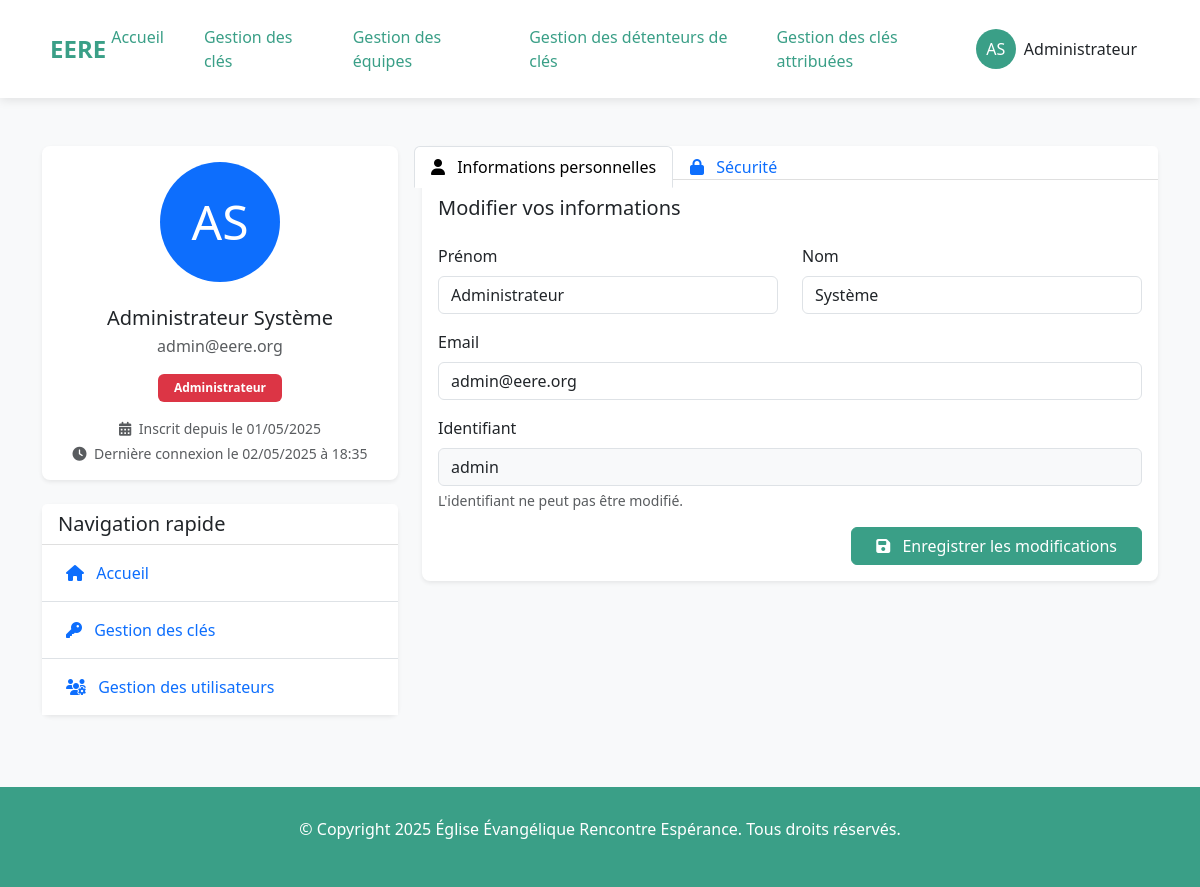
Page /profile/ (signed in) on the earlier database version.
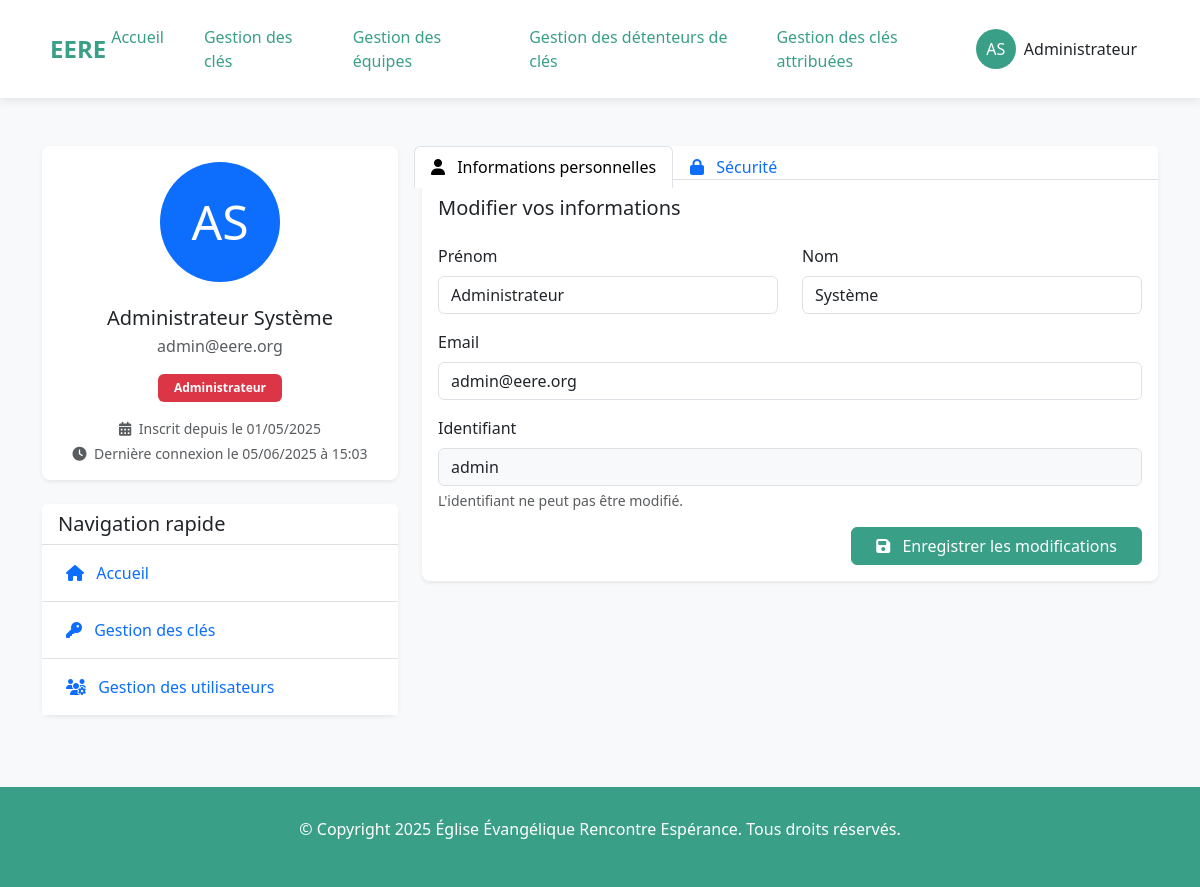
Same page on the later database version.
### listings/models.py (models this page shows, shortened)
class Owner(AbstractUser):
    ADMINISTRATOR = 'admin'
    EDITOR = 'editor'
    VISITOR = 'visitor'
    ROLE_CHOICES = [
        (ADMINISTRATOR, 'Administrateur'),
        (EDITOR, 'Éditeur'),                # Peut modifier mais pas administrer
        (VISITOR, 'Visiteur'),              # Accès en lecture seule
    ]
    role = models.CharField(
        max_length=10,
        choices=ROLE_CHOICES,
        default=VISITOR,
        help_text="Détermine les permissions de l'utilisateur dans l'application"
    )
    groups = models.ManyToManyField(
        'auth.Group',
        verbose_name='groups',
        blank=True,
        help_text='The groups this user belongs to.',
        related_name='owner_set',
        related_query_name='owner',
    )
    user_permissions = models.ManyToManyField(
        'auth.Permission',
        verbose_name='user permissions',
        blank=True,
        help_text='Specific permissions for this user.',
        related_name='owner_set',
        related_query_name='owner',
    )
    class Meta:
        verbose_name = "Gestionnaire"
        verbose_name_plural = "Gestionnaires"
    def is_admin(self):
        return self.role == self.ADMINISTRATOR

### listings/views.py (the view, shortened to what this page needs)
# urls.py: path('profile/', views.profile_view, name='profile'),
@login_required
def profile_view(request):
    form = OwnerUpdateForm(instance=request.user)
    password_form = CustomPasswordChangeForm(
        user=request.user)  # Le paramètre user est important!
    context = {
        'form': form,
        'password_form': password_form,
    }
    return render(request, 'listings/profile.html', context)

### listings/forms.py
class OwnerUpdateForm(forms.ModelForm):
    class Meta:
        model = Owner
        fields = ('first_name', 'last_name', 'email')
        widgets = {
            'first_name': forms.TextInput(attrs={'class': 'form-control', 'id': 'id_first_name'}),
            'last_name': forms.TextInput(attrs={'class': 'form-control', 'id': 'id_last_name'}),
            'email': forms.EmailInput(attrs={'class': 'form-control', 'id': 'id_email'})
        }

class CustomPasswordChangeForm(PasswordChangeForm):
    old_password = forms.CharField(
        widget=forms.PasswordInput(
            attrs={'class': 'form-control', 'placeholder': 'Ancien mot de passe', 'id': 'id_old_password'})
    )
    new_password1 = forms.CharField(
        widget=forms.PasswordInput(
            attrs={'class': 'form-control', 'placeholder': 'Nouveau mot de passe', 'id': 'id_new_password1'})
    )
    new_password2 = forms.CharField(
        widget=forms.PasswordInput(
            attrs={'class': 'form-control', 'placeholder': 'Confirmer le nouveau mot de passe', 'id': 'id_new_password2'})
    )

### listings/utils.py (called while the page is built)
def set_current_user(user):
    _thread_locals.user = user

### listings/templates/listings/profile.html (shortened to what the changed rows need)
{% extends "listings/base.html" %}
{% load static %}
{% block content %}
<div class="container py-5">
    <div class="row">
        <div class="col-lg-4">
            <div class="card mb-4 shadow-sm border-0 rounded-lg">
                <div class="card-body text-center">
                    <div class="d-flex justify-content-center mb-4">
                        <div class="rounded-circle bg-primary text-white d-flex align-items-center justify-content-center mx-auto" style="width: 120px; height: 120px; font-size: 48px;">
                            {{ user.first_name|first }}{{ user.last_name|first }}
                        </div>
                    </div>
                    <h5 class="mb-1">{{ user.first_name }} {{ user.last_name }}</h5>
                    <p class="text-muted mb-3">{{ user.email }}</p>
                    <div class="mb-3">
                        <span class="badge {% if user.role == 'admin' %}bg-danger{% elif user.role == 'editor' %}bg-warning text-dark{% else %}bg-info text-dark{% endif %} px-3 py-2">
                            {{ user.get_role_display }}
                        </span>
                    </div>
                    <div class="small text-muted mt-3">
                        <i class="fas fa-calendar-alt me-1"></i> Inscrit depuis le {{ user.date_joined|date:"d/m/Y" }}
                    </div>
                    <div class="small text-muted mt-1">
                        <i class="fas fa-clock me-1"></i> Dernière connexion le {{ user.last_login|date:"d/m/Y à H:i" }}
                    </div>
                </div>
            </div>
        </div>
        <div class="col-lg-8">
            <div class="card shadow-sm border-0 rounded-lg mb-4">
                <div class="card-body">
                    <div class="tab-content" id="profileTabsContent">
                        <div class="tab-pane fade show active" id="info" role="tabpanel" aria-labelledby="info-tab">
                            <form method="post" action="{% url 'profile' %}" class="needs-validation" novalidate>
                                <div class="row mb-3">
                                    <div class="col-md-6">
                                        <label for="{{ form.first_name.id_for_label }}" class="form-label">Prénom</label>
                                        {{ form.first_name }}
                                    </div>
                                    <div class="col-md-6">
                                        <label for="{{ form.last_name.id_for_label }}" class="form-label">Nom</label>
                                        {{ form.last_name }}
                                    </div>
                                </div>
                                <div class="mb-3">
                                    <label for="{{ form.email.id_for_label }}" class="form-label">Email</label>
                                    {{ form.email }}
                                </div>
                                <div class="mb-3">
                                    <label for="username" class="form-label">Identifiant</label>
                                    <input type="text" class="form-control bg-light" id="username" value="{{ user.username }}" readonly>
                                    <div class="form-text text-muted">
                                        L'identifiant ne peut pas être modifié.
                                    </div>
                                </div>
                            </form>
                        </div>
                    </div>
                </div>
            </div>
        </div>
    </div>
</div>
{% endblock %}

### listings/templates/listings/base.html (shortened to what this page needs)
<!DOCTYPE html>
{% load static %}
<html lang="fr">
<head>
    <link href="https://cdn.jsdelivr.net/npm/bootstrap@5.3.0/dist/css/bootstrap.min.css" rel="stylesheet">
    <link rel="stylesheet" href="https://cdnjs.cloudflare.com/ajax/libs/font-awesome/6.4.0/css/all.min.css">
</head>
<body>
    <header class="top-header">
        <div class="logo" onclick="window.location.href='{% url 'home' %}'">EERE</div>
        <nav class="nav-menu">
            <a href="{% url 'home' %}" id="menu-home">Accueil</a>
            <a href="{% url 'key_list' %}" id="menu-key_list">Gestion des clés</a>
            <a href="{% url 'team_list' %}" id="menu-team_list">Gestion des équipes</a>
            {% if request.user.role == 'admin' %}
                <a href="{% url 'user_list' %}" id="menu-user_list">Gestion des détenteurs de clés</a>
            {% endif %}
            <a href="{% url 'user_keys' %}" id="menu-user_keys">Gestion des clés attribuées</a>
        </nav>
        {% if request.user.is_authenticated %}
        <div class="user-menu dropdown">
            <button class="btn dropdown-toggle" type="button" id="userMenuButton" data-bs-toggle="dropdown" aria-expanded="false">
                <div class="d-flex align-items-center">
                    <div class="user-initials me-2">
                        {{ request.user.first_name|first }}{{ request.user.last_name|first }}
                    </div>
                    <span class="d-none d-md-inline">{{ request.user.first_name }}</span>
                </div>
            </button>
        </div>
        {% endif %}
    </header>
    <main role="main">
        {% block content %}{% endblock %}
    </main>
    <footer class="footer" id="contact">
        <p>&copy; Copyright {% now "Y" %} Église Évangélique Rencontre Espérance. Tous droits réservés.</p>
    </footer>
</body>
</html>

Differences in the rows shown:
changed Owner "Administrateur": last_login "02/05/2025 à 18:35" → "05/06/2025 à 15:03"
